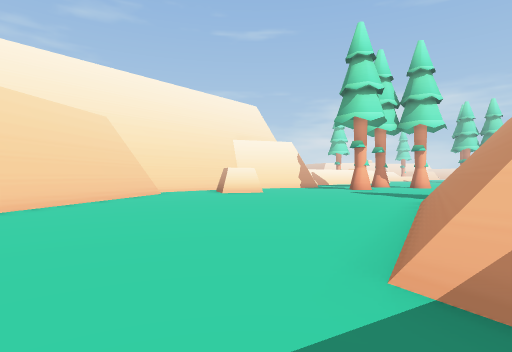
[1] (above)

24 first-person views from a walk through a Unity game level. The camera is 1.4 m above the floor, looks level and sees 80° across. The floor is counted in squares, 2 m on a side. Each view is taken from the middle of a square. On the plan, view 1 faces up. The plan holds only what a view shows up to about 10 squares ahead; the rest is blank. The place goes on beyond the plan. The player is left out. Some surface patterns are stand-ins.

[2]
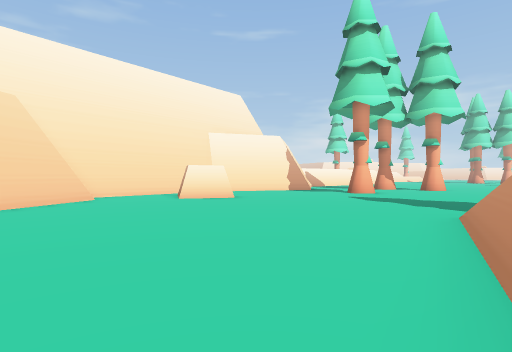

[3]
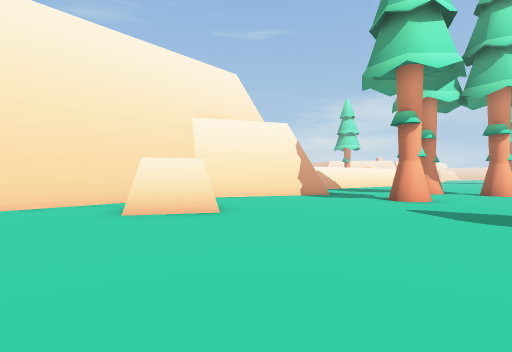

[4]
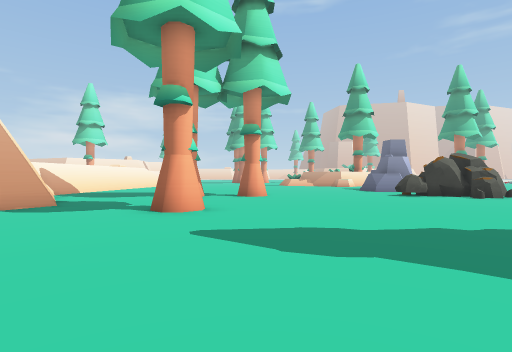

[5]
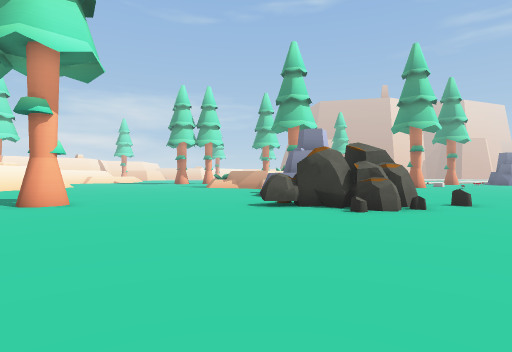

[6]
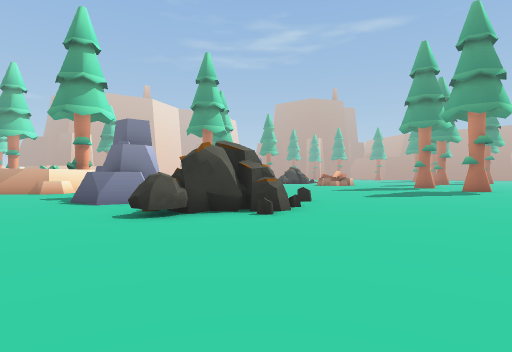

[7]
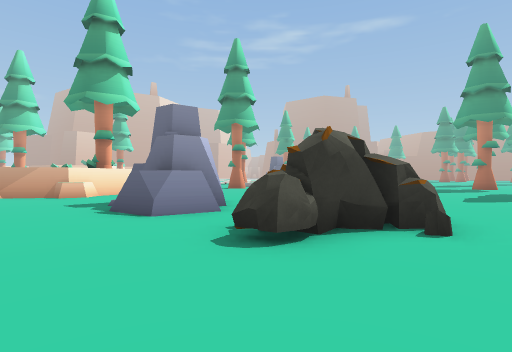

[8]
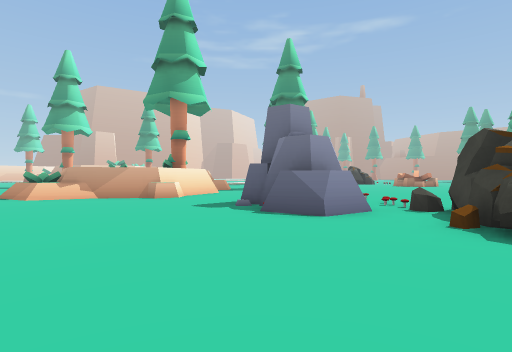

[9]
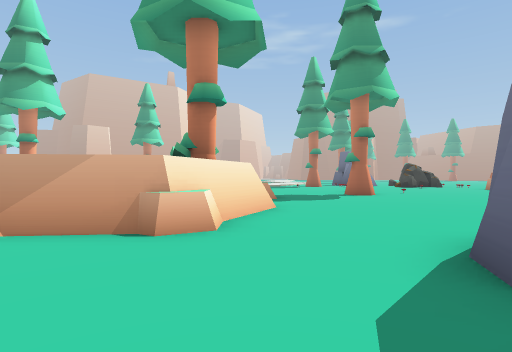

[10]
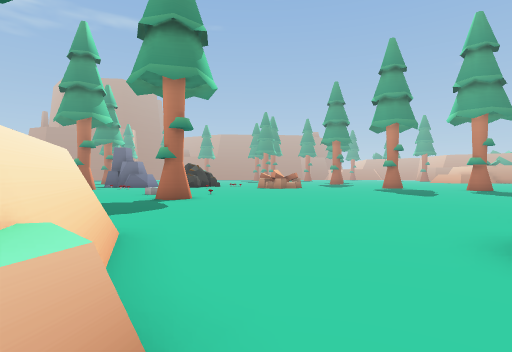

[11]
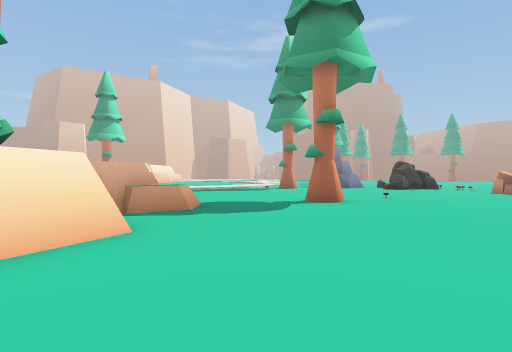

[12]
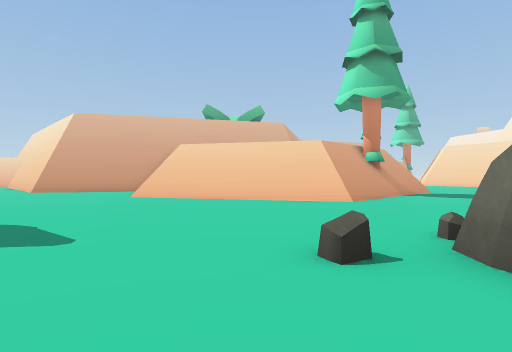

[13]
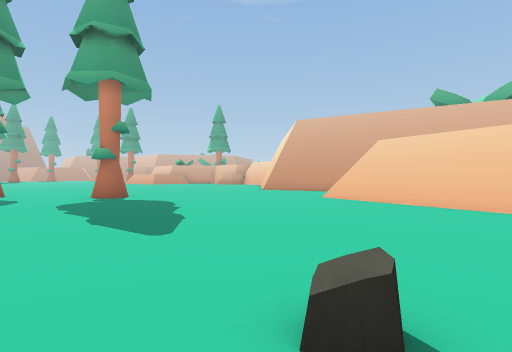

[14]
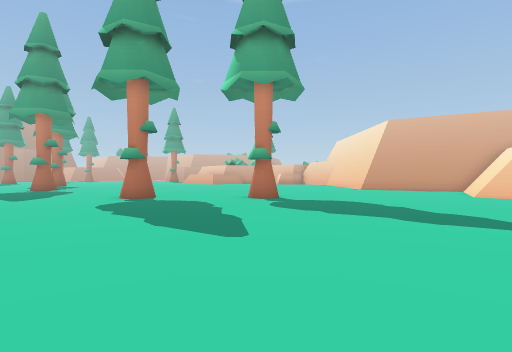

[15]
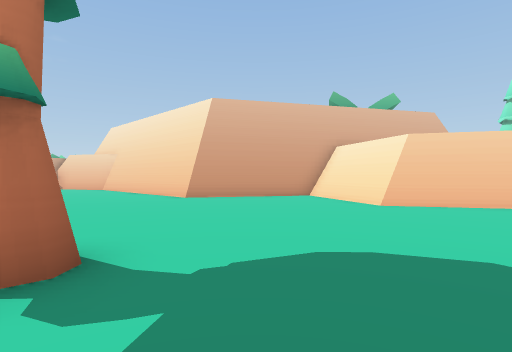

[16]
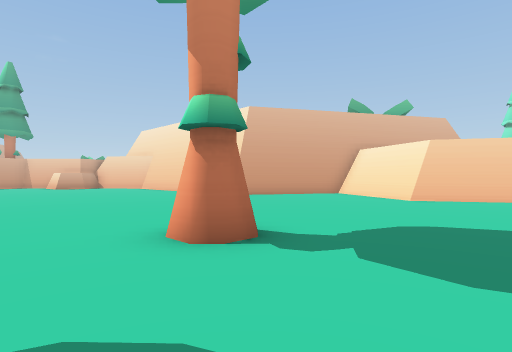

[17]
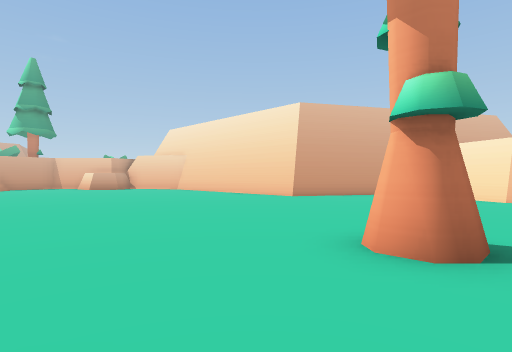

[18]
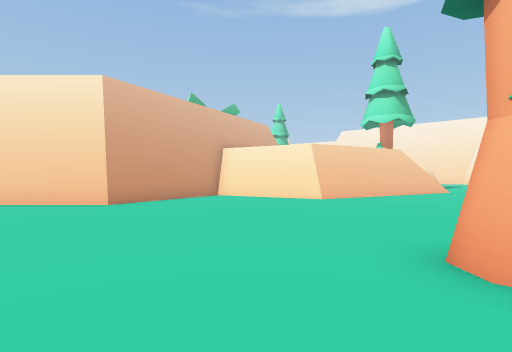

[19]
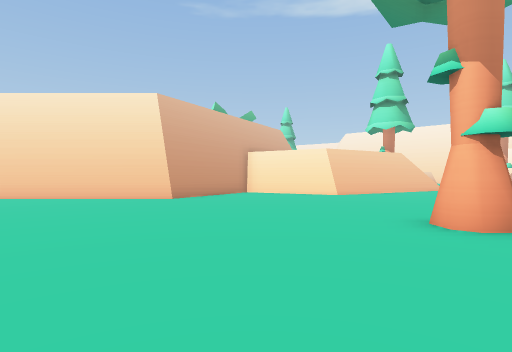

[20]
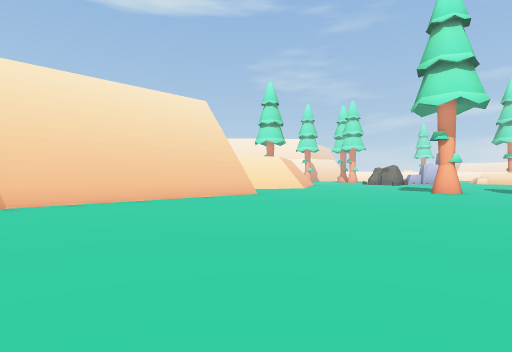

[21]
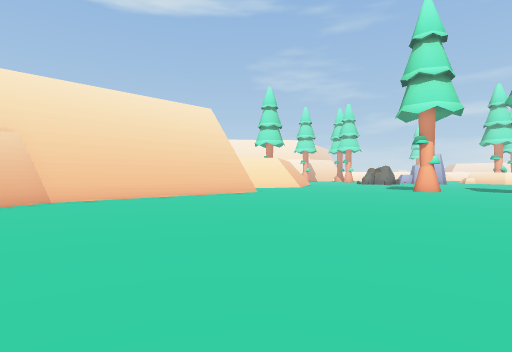

[22]
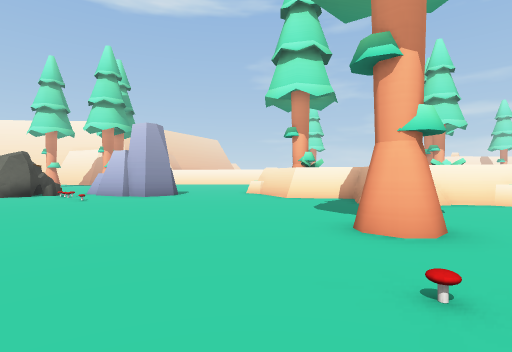

[23]
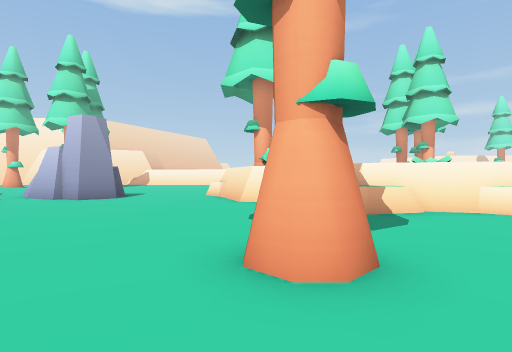

[24]
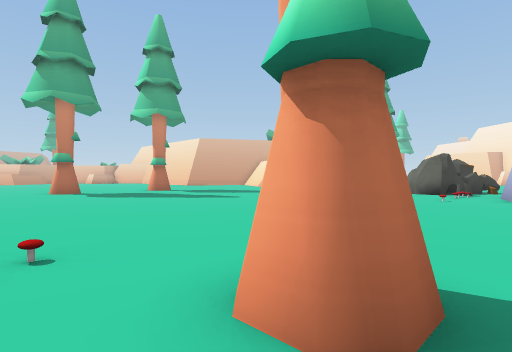

### Floor plan
Points are (right, up) in squares from view 1. A wall is a line through its corners. A room is listed if a view was taken in it or the views show most of it. See-through windows are left out.
Room 1 (views 1, 2, 3, 4, 5, 6, 7, 8, 9, 10, 11, 12, 13, 14, 15, 16, 17, 18, 19, 20, 21, 22, 23, 24)
walls: (9.5, 7.4) (11, 7.4) (14.2, 1.9) (13, -0.1); (9.2, 7.5) (10.9, 7.5); (9.1, 7.8) (11, 7.8) (14.4, 1.9); (13.9, -2.4) (15.5, -3.4); (15.8, -3.5) (16.4, -3.9) (16.4, -11.4); (3.5, 5.9) (4.6, 7.7); (20, 20.1) (19.7, 22.5); (1.5, 2) (3.7, 5.8); (1.5, 1.5) (1.2, 1.9) (3.3, 5.5); (24.6, 20.1) (22.8, 18.8) (19.7, 20.2); (0.3, 13) (-1.4, 12.5); (3.7, 18.6) (2.6, 18.2); (3.5, 18.7) (2.7, 18.4); (16.5, -11.2) (17.1, -12.3); (16.2, -11.3) (16.8, -12.2); (28.5, 20.7) (25.9, 19.3) (24.4, 20.2) (23.2, 19.3); (-4, 11.9) (-5.1, 5.9); (-3.4, 14.2) (-4.3, 13.2); (-4.2, 11.7) (-5.2, 6.2); (-4.4, 13.1) (-4.7, 12.7)
low walls: (12.7, 5.6) (13.2, 4.6); (13.3, 4.5) (13.6, 4.1); (13.9, 3.5) (14.5, 2.4); (11.6, 7.4) (12.6, 5.8); (11.2, 7.8) (14.5, 2); (14.7, 2) (13.9, 0.5); (14.4, 1.9) (13.1, -0.4); (8.9, 7.9) (11.1, 7.9); (13.9, -2.2) (16.5, -3.7); (3.4, 6.1) (4.2, 7.5); (22.8, 18.6) (20.6, 19.6) (20, 19.6) (19.7, 20.2) (19.8, 20.3) (19.6, 22.3); (2.7, 4.9) (3.1, 5.6); (25, 19.5) (24.5, 19.9); (19.7, 22.1) (19.5, 22.5); (27, 19.4) (26.5, 18.6) (25.3, 18.6) (24.9, 19.4); (28.4, 20.2) (28, 20.2) (26.9, 19.6); (-2.5, 15.1) (-4.5, 12.7); (-3.8, 11.4) (-4.2, 9.4)
ways out: opening at (-2, 13.5); opening at (-0.5, 15)
objects: tree (5, 15) to (6, 16); tree (8, 19); tree (9, 18) to (10, 18); other object (13, 11) to (17, 14); other object (16, 15) to (18, 17); tree (22, 2); tree (26, 2); tree (27, 15) to (28, 15)

Positions as (right, up) in squares from view 1, and headings:
1: (0, 0), facing up
2: (1, 3), facing up
3: (1, 7), facing up
4: (2, 10), facing up-right
5: (8, 9), facing up-right
6: (8, 12), facing right
7: (10, 14), facing right
8: (10, 17), facing right
9: (16, 19), facing right
10: (19, 20), facing down-right
11: (19, 17), facing right
12: (19, 12), facing down-left
13: (17, 12), facing down
14: (22, 12), facing down
15: (22, 5), facing down-left
16: (24, 5), facing down-left
17: (25, 3), facing down-left
18: (24, 0), facing left
19: (26, -1), facing left
20: (25, -12), facing up-left
21: (26, -13), facing up-left
22: (29, 11), facing up-left
23: (29, 13), facing up-left
24: (29, 16), facing down-left
